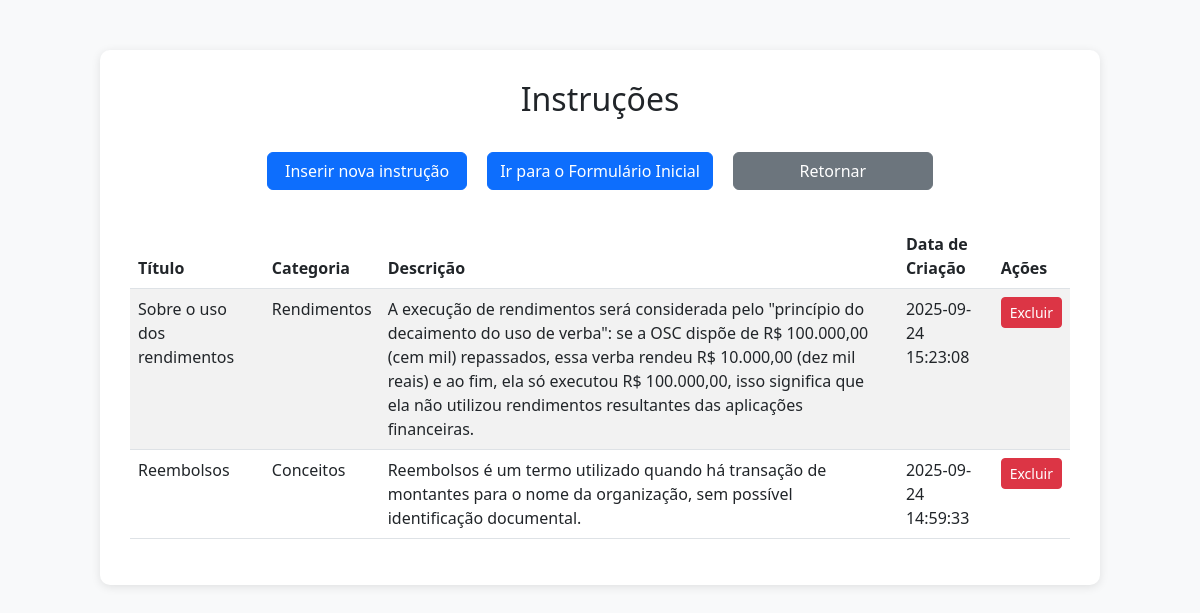
Page /instrucoes (signed in) on the committed database.
### tables this page shows
CREATE TABLE Instrucoes (
                id INTEGER PRIMARY KEY AUTOINCREMENT,
                titulo TEXT NOT NULL,
                texto TEXT NOT NULL,
                data_criacao TEXT DEFAULT (datetime('now','localtime')),
                categoria TEXT
            );

### app.py (the view)
@app.route("/instrucoes", methods=["GET"])
@login_required
def instrucoes():
    db = get_db()
    cur = db.execute("SELECT * FROM Instrucoes ORDER BY data_criacao DESC")
    instrucoes = cur.fetchall()
    return render_template("instrucoes.html", instrucoes=instrucoes)

### app.py (called while the page is built)
def get_db():
    if "db" not in g:
        g.db = sqlite3.connect(DB)
        g.db.row_factory = sqlite3.Row
    return g.db

def login_required(f):
    @wraps(f)
    def decorated(*args, **kwargs):
        if "user_id" not in session:
            return redirect(url_for("login"))
        return f(*args, **kwargs)
    return decorated

### templates/instrucoes.html (shortened to what this page needs)
<!DOCTYPE html>
<html lang="pt-BR">
<head>
    <link href="https://cdn.jsdelivr.net/npm/bootstrap@5.3.0/dist/css/bootstrap.min.css" rel="stylesheet">
</head>
<body>
    <div class="container main-container">
        <h2 class="text-center mb-4">Instruções</h2>
        <div class="d-flex justify-content-center mb-4">
            <button class="btn btn-primary btn-action" onclick="toggleForm()">
                Inserir nova instrução
            </button>
            <a href="{{ url_for('index') }}" class="btn btn-primary btn-action">
                Ir para o Formulário Inicial
            </a>
            <a href="{{ url_for('index') }}" class="btn btn-secondary btn-action">
                Retornar
            </a>
        </div>
        <div class="table-responsive mt-4">
            <table class="table table-striped table-hover">
                <thead>
                    <tr>
                        <th>Título</th>
                        <th>Categoria</th>
                        <th>Descrição</th>
                        <th>Data de Criação</th>
                        <th>Ações</th>
                    </tr>
                </thead>
                <tbody>
                    {% for instrucao in instrucoes %}
                    <tr>
                        <td>{{ instrucao['titulo'] }}</td>
                        <td>{{ instrucao['categoria'] or '-' }}</td>
                        <td>{{ instrucao['texto'] }}</td>
                        <td>{{ instrucao['data_criacao'] }}</td>
                        <td>
                            <button onclick="deletarInstrucao(this.dataset.id)"
                            data-id="{{ instrucao['id'] }}"
                            class="btn btn-danger btn-sm">
                            Excluir
                            </button>
                        </td>
                    </tr>
                    {% endfor %}
                </tbody>
            </table>
        </div>
    </div>
</body>
</html>

### templates/instrucoes.html (style rules this page uses)
body { background-color: #f8f9fa; padding-top: 50px; }
.main-container { max-width: 1000px; margin: 0 auto; padding: 30px; background-color: white; border-radius: 10px; box-shadow: 0 2px 10px rgba(0,0,0,0.1); }
.btn-action { margin: 10px; min-width: 200px; }

### rows in the picture
Instrucoes: titulo "Sobre o uso dos rendimentos", categoria "Rendimentos", texto "A execução de rendimentos será considerada pelo \"princípio do decaimento do uso de verba\": se a OSC dispõe de R$ 100.000,00 (cem mil) repassados, essa verba rendeu R$ 10.000,00 (dez mil reais) e ao fim, ela só executou R$ 100.000,00, isso significa que ela não utilizou rendimentos resultantes das aplicações financeiras.", data_criacao "2025-09-24 15:23:08"
Instrucoes: titulo "Reembolsos", categoria "Conceitos", texto "Reembolsos é um termo utilizado quando há transação de montantes para o nome da organização, sem possível identificação documental.", data_criacao "2025-09-24 14:59:33"
